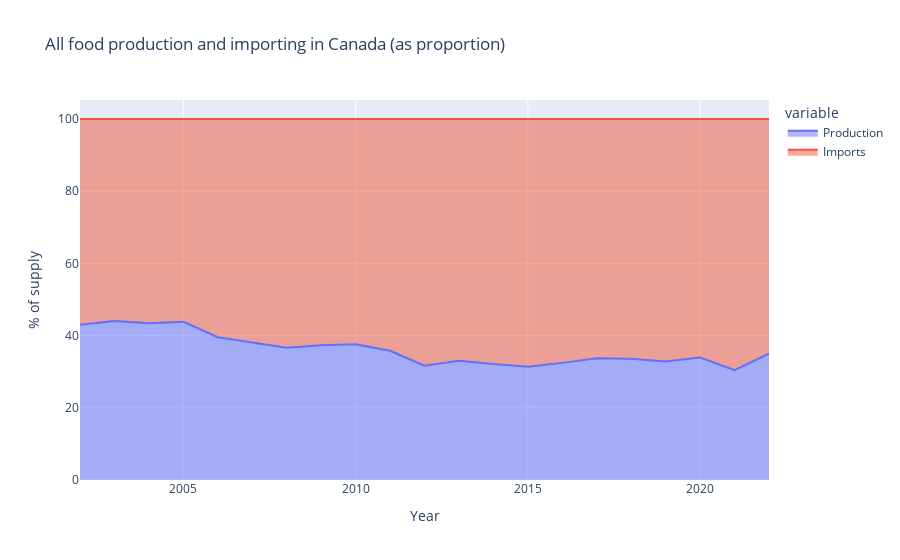

The notebook cell saved with this chart:
### Markdown cell above
Part of my question, however, was "as a function of our total supply", a.k.a. a part-of-whole chart. While we can see the two areas' relative growth and visually compare them, perhaps we should see them as proportions.

### Code cell
# Production vs. imports, proportionally
prop = df_years_3.drop(['Total supply', 'Beginning stocks', 'Total disposition', 'Domestic disappearance', 'Exports', 'Waste', 'Ending stocks'], axis=1)
prop['Denominator'] = prop['Production'] + prop['Imports']
prop['Production'] /= prop['Denominator'] / 100
prop['Imports'] /= prop['Denominator'] / 100
prop = prop.drop('Denominator', axis=1)

fig = px.area(prop, x=prop.index, y=prop.columns,
              title='All food production and importing in Canada (as proportion)',
              labels={'value': '% of supply'})
fig.show()

### Figure 1 — Plotly figure (JSON) as saved in the notebook; plotly's stock layout.template omitted (floating-point values rounded to 4 significant figures)
{"data": [{"fillpattern": {"shape": ""}, "hovertemplate": "variable=Production<br>Year=%{x}<br>% of supply=%{y}<extra></extra>", "legendgroup": "Production", "line": {"color": "#636efa"}, "marker": {"symbol": "circle"}, "mode": "lines", "name": "Production", "orientation": "v", "showlegend": true, "stackgroup": "1", "type": "scatter", "x": [2002, 2003, 2004, 2005, 2006, 2007, 2008, 2009, 2010, 2011, 2012, 2013, 2014, 2015, 2016, 2017, 2018, 2019, 2020, 2021, 2022], "xaxis": "x", "y": [42.97, 44.04, 43.43, 43.85, 39.55, 38.0, 36.64, 37.36, 37.6, 35.78, 31.66, 33.06, 32.11, 31.38, 32.44, 33.75, 33.57, 32.82, 33.91, 30.4, 34.98], "yaxis": "y"}, {"fillpattern": {"shape": ""}, "hovertemplate": "variable=Imports<br>Year=%{x}<br>% of supply=%{y}<extra></extra>", "legendgroup": "Imports", "line": {"color": "#EF553B"}, "marker": {"symbol": "circle"}, "mode": "lines", "name": "Imports", "orientation": "v", "showlegend": true, "stackgroup": "1", "type": "scatter", "x": [2002, 2003, 2004, 2005, 2006, 2007, 2008, 2009, 2010, 2011, 2012, 2013, 2014, 2015, 2016, 2017, 2018, 2019, 2020, 2021, 2022], "xaxis": "x", "y": [57.03, 55.96, 56.57, 56.15, 60.45, 62.0, 63.36, 62.64, 62.4, 64.22, 68.34, 66.94, 67.89, 68.62, 67.56, 66.25, 66.43, 67.18, 66.09, 69.6, 65.02], "yaxis": "y"}], "layout": {"legend": {"title": {"text": "variable"}, "tracegroupgap": 0}, "title": {"text": "All food production and importing in Canada (as proportion)"}, "xaxis": {"anchor": "y", "domain": [0, 1], "title": {"text": "Year"}}, "yaxis": {"anchor": "x", "domain": [0, 1], "title": {"text": "% of supply"}}}}
